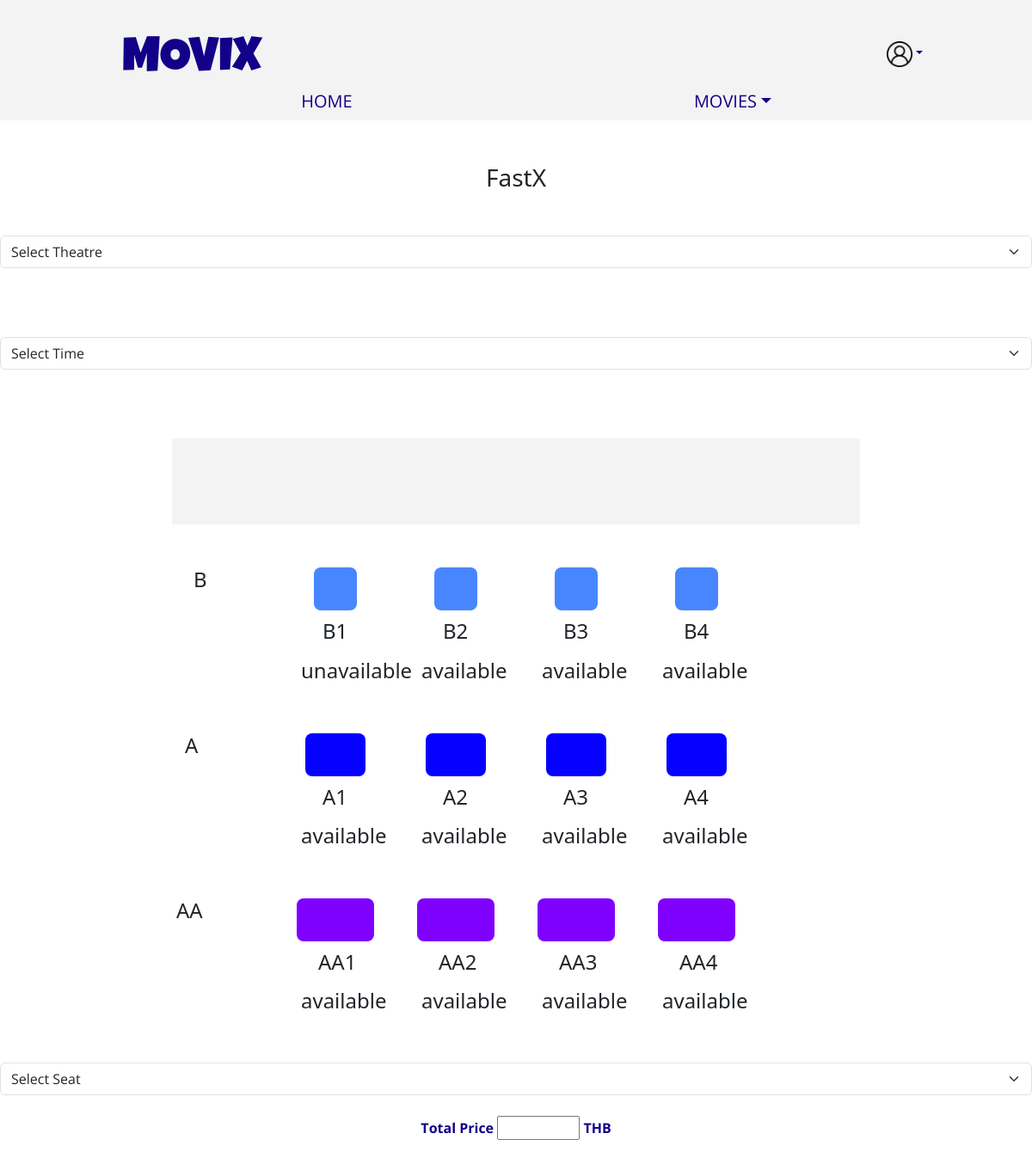
Screenshot of /showtimes.php?movie_ID=1 with the database file from the repository.
### tables this page shows
CREATE TABLE `movie` (
  `movie_ID` int(4) NOT NULL,
  `movie_name` varchar(255) NOT NULL,
  `mLength` varchar(20) NOT NULL,
  `mType` varchar(255) NOT NULL,
  `release_date` varchar(255) NOT NULL,
  `detail` varchar(255) NOT NULL,
  `actor` varchar(255) NOT NULL,
  `M_image` varchar(255) NOT NULL,
  `director` varchar(255) NOT NULL
);

CREATE TABLE `theatre1` (
  `tID` int(100) NOT NULL,
  `tTime` varchar(6) NOT NULL,
  `seatNum` varchar(6) NOT NULL,
  `seatStatus` varchar(1000) NOT NULL,
  `tNum` int(2) NOT NULL
);

### showtimes.php (the view, shortened to what this page needs)
<?php
require_once 'config/connect.php';
$movID = $_GET['movie_ID'];
?>
<!DOCTYPE html>
<html lang="en">
<head>
    <link href="https://cdn.jsdelivr.net/npm/bootstrap@5.3.0-alpha3/dist/css/bootstrap.min.css" rel="stylesheet"
>
</head>
<body>
    <header>
        <nav>
            <div class="container">
                <div class="nav-grid">
                    <div class="logo">
                        <h1>MOVIX</h1>
                    </div>
                    <li class="nav-item dropdown">
                        <a class="nav-link dropdown-toggle" data-bs-toggle="dropdown" href="#" role="button"
                            aria-expanded="false"><img id="user" src="user1.png" alt="user" height="30px"></a>
                    </li>
                    <ul class="menu">
                        <li><a href="index.php">HOME</a></li>
                        <li class="movie">
                            <a class="nav-link dropdown-toggle" data-bs-toggle="dropdown" href="#" role="button"
                                aria-expanded="false">MOVIES</a>
                        </li>
                    </ul>
                </div>
            </div>
        </nav>
    </header>
    <?php
    $sql3 = "SELECT movie_name FROM movie WHERE movie_ID = $movID";
    $all_info3 = $conn->query($sql3);
    $row3 = $all_info3->fetch(PDO::FETCH_ASSOC) ?>
    <h3 class="movName">
        <?php echo $row3['movie_name'] ?>
    </h3>
    <?php
    $sql2 = "SELECT theatre FROM showtimes WHERE movID= $movID";
    $theatre = $conn->query($sql2);
    $sql4 = "SELECT time FROM showtimes WHERE movID= $movID";
    $time = $conn->query($sql4);
    ?>
    <div class="theatre">
        <select name="tNo" class="form-select" aria-label="Default select example">
            <option selected>Select Theatre</option>
            <?php
            $selectT = "";
            while ($row2 = $theatre->fetch(PDO::FETCH_ASSOC)) {
                $selectT = $row2["theatre"];
                ?>
                <?php
            }
            ?>
        </select>
    </div>
    <div class="time">
        <select name="timeNo" class="form-select" aria-label="Default select example">
            <option selected>Select Time</option>
            <?php
            $selectedTime = "";
            while ($row4 = $time->fetch(PDO::FETCH_ASSOC)) {
                $selectedTime = $row4["time"];
                ?>
                <?php
            }
            ?>
        </select>
    </div>
    <div class="container">
        <div class="screen"></div>
        <div class="seatB">
            <h4>B</h4>
            <div class="seatB1"></div>
            <div class="seatB2"></div>
            <div class="seatB3"></div>
            <div class="seatB4"></div>
        </div>
        <div class="numB">
            <h4></h4>
            <h4>B1</h4>
            <h4>B2</h4>
            <h4>B3</h4>
            <h4>B4</h4>
        </div>
        <div class="statusB">
            <h4></h4>
            <?php
            for ($i = 1; $i <= 4; $i++) {
                $seatNum = "B" . $i;
                $sqlSeatStatus = "SELECT seatStatus FROM theatre1 WHERE seatNum = :seatNum AND tTime = :selectedTime AND tNum = :selectT";
                $stmtSeatStatus = $conn->prepare($sqlSeatStatus);
                $stmtSeatStatus->bindParam(':seatNum', $seatNum);
                $stmtSeatStatus->bindParam(':selectedTime', $selectedTime);
                $stmtSeatStatus->bindParam(':selectT', $selectT);
                $stmtSeatStatus->execute();
                $rowSeatStatus = $stmtSeatStatus->fetch(PDO::FETCH_ASSOC);
                echo '<h4>' . $rowSeatStatus['seatStatus'] . '</h4>';
            }
            ?>
        </div>
        <div class="seatA">
            <h4>A</h4>
            <div class="seatA1"></div>
            <div class="seatA2"></div>
            <div class="seatA3"></div>
            <div class="seatA4"></div>
        </div>
        <div class="numA">
            <h4></h4>
            <h4>A1</h4>
            <h4>A2</h4>
            <h4>A3</h4>
            <h4>A4</h4>
        </div><br><br>
        <div class="statusA">
            <h4></h4>
            <?php
            for ($i = 1; $i <= 4; $i++) {
                $seatNum = "A" . $i;
                $sqlSeatStatus = "SELECT seatStatus FROM theatre1 WHERE seatNum = :seatNum AND tTime = :selectedTime AND tNum = :selectT";
                $stmtSeatStatus = $conn->prepare($sqlSeatStatus);
                $stmtSeatStatus->bindParam(':seatNum', $seatNum);
                $stmtSeatStatus->bindParam(':selectedTime', $selectedTime);
                $stmtSeatStatus->bindParam(':selectT', $selectT);
                $stmtSeatStatus->execute();
                $rowSeatStatus = $stmtSeatStatus->fetch(PDO::FETCH_ASSOC);
                echo '<h4>' . $rowSeatStatus['seatStatus'] . '</h4>';
            }
            ?>
        </div>
        <div class="seatAA">
            <h4>AA</h4>
            <div class="seatAA1"></div>
            <div class="seatAA2"></div>
            <div class="seatAA3"></div>
            <div class="seatAA4"></div>
        </div>
        <div class="numAA">
            <h4></h4>
            <h4>AA1</h4>
            <h4>AA2</h4>
            <h4>AA3</h4>
            <h4>AA4</h4>
        </div><br><br>
        <div class="statusA">
            <h4></h4>
            <?php
            for ($i = 1; $i <= 4; $i++) {
                $seatNum = "AA" . $i;
                $sqlSeatStatus = "SELECT seatStatus FROM theatre1 WHERE seatNum = :seatNum AND tTime = :selectedTime AND tNum = :selectT";
                $stmtSeatStatus = $conn->prepare($sqlSeatStatus);
                $stmtSeatStatus->bindParam(':seatNum', $seatNum);
                $stmtSeatStatus->bindParam(':selectedTime', $selectedTime);
                $stmtSeatStatus->bindParam(':selectT', $selectT);
                $stmtSeatStatus->execute();
                $rowSeatStatus = $stmtSeatStatus->fetch(PDO::FETCH_ASSOC);
                echo '<h4>' . $rowSeatStatus['seatStatus'] . '</h4>';
            }
            ?>
        </div>
    </div>
    <div class="seatSelect">
        <form action="showtimes_db.php" method="POST">
            <select name="sNo" class="form-select" aria-label="Default select example"
                onchange="calculateAmount(this.value)" required>
                <option selected>Select Seat</option>
            </select>
            <br>
            <label><b>Total Price</b></label>
            <input class="w3-input w3-border" name="tot_amount" id="tot_amount" type="text" readonly>
            <label><b>THB</b></label>
        </form>
    </div>
</body>
</html>

### showtimes.php (style rules this page uses)
* { box-sizing: border-box; margin: 0; padding: 0; }
.container { max-width: 1275px; width: 100%; margin: 0 auto; justify-content: center; }
header { width: 100%; height: 140px; background: #F3F3F3; }
.nav-grid { display: grid; grid-template-columns: repeat(autofit, minimax(200px, 1fr)); }
.logo { margin-top: 20px; color: #130089; }
.logo h1 { font-family: 'Luckiest Guy'; font-size: 56px; margin-left: 30px; margin-top: 18px; }
li.nav-item { display: grid; justify-items: right; font-family: 'Open Sans'; margin-top: -65px; list-style: none; }
li.nav-item a { text-decoration: none; color: #130089; transition: .1s ease-in-out; margin-right: 15px; }
ul.menu { display: grid; grid-template-columns: repeat(2, 1fr); justify-items: center; margin-top: -10px; font-size: 20px; font-family: 'Open Sans'; }
.seatSelect, .theatre, .time { font-family: 'Open Sans'; color: #130089; margin-bottom: 80px; margin-top: 50px; text-align: center; }
.movName { text-align: center; margin-top: 50px; }
ul.menu li { list-style: none; }
ul.menu li a { text-decoration: none; color: #130089; transition: .0s ease-in-out; }
.container { position: relative; z-index: 1; max-width: 1000px; margin: 0 auto; }
.container:before, .container:after { content: ""; display: block; clear: both; }
.container .screen { margin: 50px auto; background-color: #F3F3F3; height: 100px; width: 800px; margin-top: 50px; }
.container .seatB, .container .seatB .h4 { margin: 50px auto; display: grid; grid-template-columns: repeat(5, 140px); max-width: 750px; }
.container .numB { margin: 50px auto; display: grid; grid-template-columns: repeat(5, 140px); max-width: 730px; margin-top: -40px; }
.container .statusB, .container .statusA, .container .statusAA { margin: 50px auto; display: grid; grid-template-columns: repeat(5, 140px); max-width: 780px; margin-top: -40px; }
.container .seatB1, .container .seatB2, .container .seatB3, .container .seatB4 { background-color: #4886FF; height: 50px; width: 50px; border-radius: 8px; }
.container .seatA, .container .seatA .h4 { margin: 50px auto; display: grid; grid-template-columns: repeat(5, 140px); max-width: 770px; }
.container .numA { margin: auto; display: grid; grid-template-columns: repeat(5, 140px); max-width: 730px; margin-top: -40px; }
.container .seatA1, .container .seatA2, .container .seatA3, .container .seatA4 { background-color: #0500FF; height: 50px; width: 70px; border-radius: 8px; }
.container .seatAA, .container .seatAA .h4 { margin: 50px auto; display: grid; grid-template-columns: repeat(5, 140px); max-width: 790px; }
.container .numAA { margin: auto; display: grid; grid-template-columns: repeat(5, 140px); max-width: 740px; margin-top: -40px; }
.container .seatAA1, .container .seatAA2, .container .seatAA3, .container .seatAA4 { background-color: #8000FF; height: 50px; width: 90px; border-radius: 8px; }
#tot_amount { width: 8%; }

### rows the page displays
movie: movie_name "FastX"
theatre1: seatStatus "unavailable"
theatre1: seatStatus "available"
theatre1: seatStatus "available"
theatre1: seatStatus "available"
theatre1: seatStatus "available"
theatre1: seatStatus "available"
theatre1: seatStatus "available"
theatre1: seatStatus "available"
theatre1: seatStatus "available"
theatre1: seatStatus "available"
theatre1: seatStatus "available"
theatre1: seatStatus "available"
